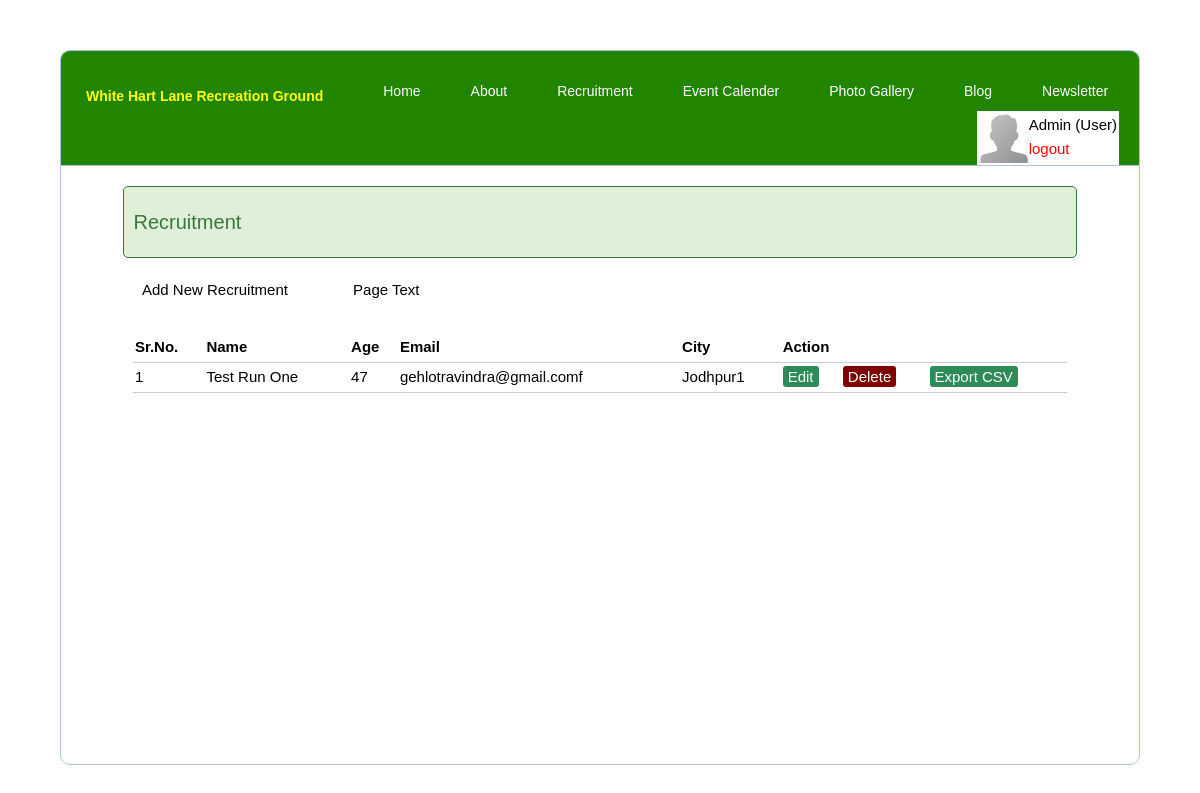
Screenshot of /admin/recruitment.php (signed in) with the database file from the repository.
### tables this page shows
CREATE TABLE `recruitment` (
  `id` int(11) NOT NULL,
  `firstname` varchar(255) NOT NULL,
  `lastname` varchar(255) NOT NULL,
  `age` int(11) NOT NULL,
  `dob` varchar(11) NOT NULL,
  `address` varchar(255) NOT NULL,
  `address2` varchar(255) NOT NULL,
  `gender` varchar(11) NOT NULL,
  `city` varchar(255) NOT NULL,
  `postcode` varchar(11) NOT NULL,
  `email` varchar(255) NOT NULL,
  `telephoneno` int(11) NOT NULL,
  `mobileno` int(11) NOT NULL
);

### admin/curd/recruitment.php (the view, shortened to what this page needs)
<?php
include('server.php');
?>
<!DOCTYPE html>
<html>
<head>
	<link rel="stylesheet" type="text/css" href="curd/style.css">
</head>
<body>
	<a href="recruitment_add_edit.php" style="color:#000;" class="dasboard" >Add New Recruitment </a>
	<a href="page_text.php?ptext=recruitment" class="dasboard" style="color:#000;">Page Text</a>
<?php $results = mysqli_query($db, "SELECT * FROM recruitment"); ?>
<table style="color:#000;">
	<thead>
		<tr><th >Sr.No.</th>
			<th style="">Name</th>
            <th style="">Age</th>
			<th style="">Email</th>
			<th style="">City</th>
			<th colspan="2">Action</th>
		</tr>
	</thead>
	<?php $i=0; while ($row = mysqli_fetch_array($results)) { ?>
		<tr>
		    <td><?php $i++; echo $i; ?></td>
			<td><?php echo $row['firstname'].' '.$row['lastname']; ?></td>
            <td><?php echo $row['age']; ?></td>
			<td><?php echo $row['email']; ?></td>
			<td><?php echo $row['city']; ?></td>
			<td>
				<a href="recruitment_add_edit.php?edit=<?php echo $row['id']; ?>" class="edit_btn" >Edit</a>
			</td>
			<td>
				<a href="server.php?page=recruitment&del=<?php echo $row['id']; ?>" class="del_btn">Delete</a>
			</td>
			<td>
				<a href="#" class="export_btn edit_btn" id="<?php echo $row['id'];?>">Export CSV</a>
			</td>
		</tr>
	<?php } ?>
</table>
</body>
</html>

### admin/style.css (style rules this page uses)
* { margin: 0px; padding: 0px; }
body { font-size: 120%; background: #F8F8FF; }
body { color:#000; font-size:15px !important; }
.dasboard { color:#000;padding-left:61px; }

### css/styles.css (style rules this page uses)
body { color: #fff; font: 300 16px/1.6em "Ubuntu", sans-serif; }
a { color: #fff000; text-decoration: none; }
* { box-sizing:border-box }

### admin/curd/style.css (style rules this page uses)
body { font-size: 19px; color:#000; }
table { width: 90%; margin: 30px auto; border-collapse: collapse; text-align: left; }
tr { border-bottom: 1px solid #cbcbcb; }
th, td { border: none; height: 30px; padding: 2px; }
.edit_btn { text-decoration: none; padding: 2px 5px; background: #2E8B57; color: white; border-radius: 3px; }
.del_btn { text-decoration: none; padding: 2px 5px; color: white; border-radius: 3px; background: #800000; }

### rows the page displays
recruitment: firstname "Test Run", lastname "One", age "47", email "gehlotravindra@gmail.comf", city "Jodhpur1"

### other values shown
$_SESSION['user']['username'] "Admin"
$_SESSION['user']['user_type'] "User"
